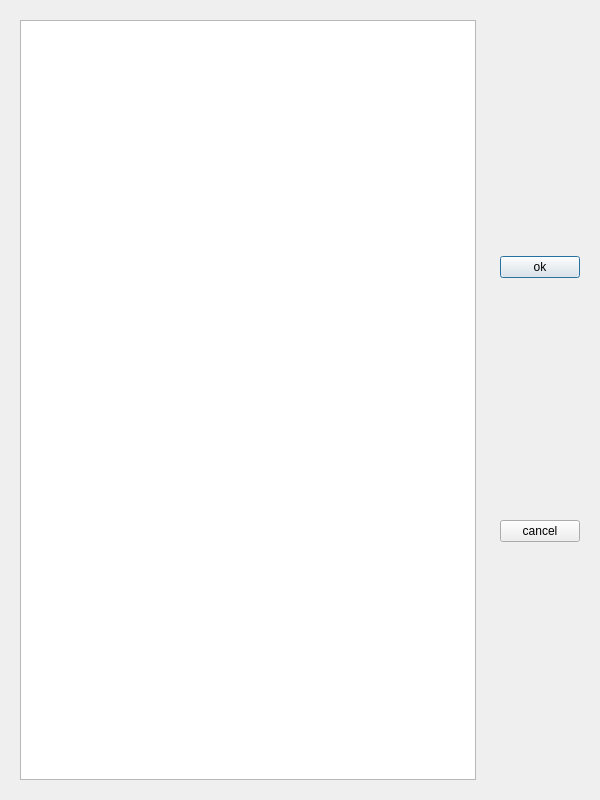
<?xml version="1.0" encoding="UTF-8"?>
<ui version="4.0">
 <class>headers</class>
 <widget class="QDialog" name="headers">
  <property name="geometry">
   <rect>
    <x>0</x>
    <y>0</y>
    <width>600</width>
    <height>800</height>
   </rect>
  </property>
  <property name="minimumSize">
   <size>
    <width>400</width>
    <height>400</height>
   </size>
  </property>
  <property name="windowTitle">
   <string>Dialog</string>
  </property>
  <layout class="QHBoxLayout" name="horizontalLayout">
   <item>
    <widget class="QWidget" name="widget" native="true">
     <layout class="QVBoxLayout" name="verticalLayout_2">
      <item>
       <widget class="QListView" name="listView"/>
      </item>
     </layout>
    </widget>
   </item>
   <item>
    <widget class="QWidget" name="widget_2" native="true">
     <layout class="QVBoxLayout" name="verticalLayout">
      <item>
       <widget class="QPushButton" name="btnOk">
        <property name="text">
         <string>ok</string>
        </property>
       </widget>
      </item>
      <item>
       <widget class="QPushButton" name="btnCancel">
        <property name="text">
         <string>cancel</string>
        </property>
       </widget>
      </item>
     </layout>
    </widget>
   </item>
  </layout>
 </widget>
 <resources/>
 <connections>
  <connection>
   <sender>btnOk</sender>
   <signal>clicked()</signal>
   <receiver>headers</receiver>
   <slot>accept()</slot>
   <hints>
    <hint type="sourcelabel">
     <x>232</x>
     <y>73</y>
    </hint>
    <hint type="destinationlabel">
     <x>142</x>
     <y>110</y>
    </hint>
   </hints>
  </connection>
  <connection>
   <sender>btnCancel</sender>
   <signal>clicked()</signal>
   <receiver>headers</receiver>
   <slot>reject()</slot>
   <hints>
    <hint type="sourcelabel">
     <x>232</x>
     <y>146</y>
    </hint>
    <hint type="destinationlabel">
     <x>142</x>
     <y>110</y>
    </hint>
   </hints>
  </connection>
 </connections>
</ui>
